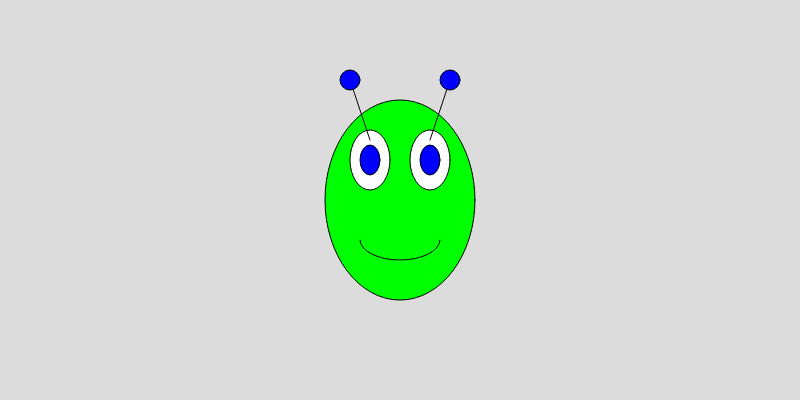
Frame 1 (no input)
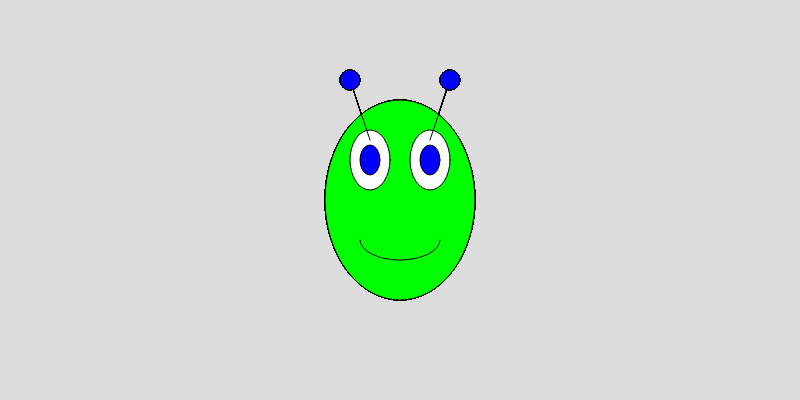
Frame 60 (no input)
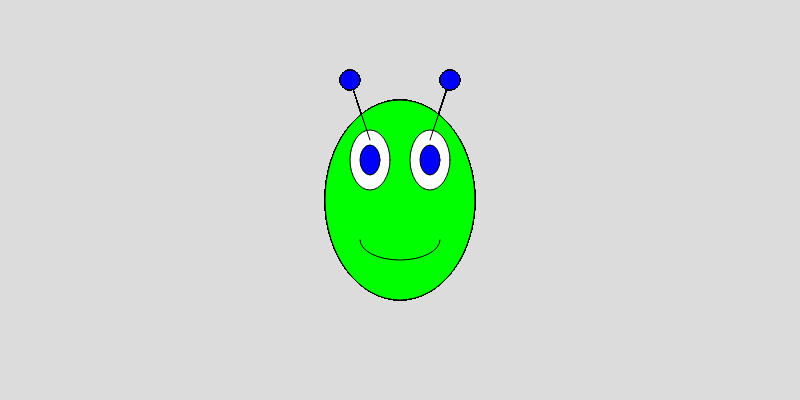
Frame 120 (the mouse pressed at the canvas centre since frame 60)

The p5.js sketch that drew these frames (run headless with seeded random() and noise() and a simulated clock; from frame 60 on, the mouse is pressed at the canvas centre):

// p5.js sketch
// ── sketch.js
function setup() {
  createCanvas(800, 400); // size of the canva
  background(220);
}

function draw() {
  //Alien body
  fill(0, 255, 0); //Green color
  ellipse(400, 200, 150, 200);
  // Alien eyes
  fill(255); // White color
  ellipse(370, 160, 40, 60);
  ellipse(430, 160, 40, 60); 
  // blue eye balls
  fill(0, 0, 255); //Blue color
  ellipse(370, 160, 20, 30);
  ellipse(430, 160, 20, 30);
  
  //ears
  stroke(0);
  line(350, 80, 370, 140);
  line(450, 80, 430, 140);
  fill(0, 0, 255); // Blue color
  ellipse(350, 80, 20, 20);
  ellipse(450, 80, 20, 20);
  // Mouth
  noFill();
  stroke(0);
  arc(400, 240, 80, 40, 0, PI);
}
